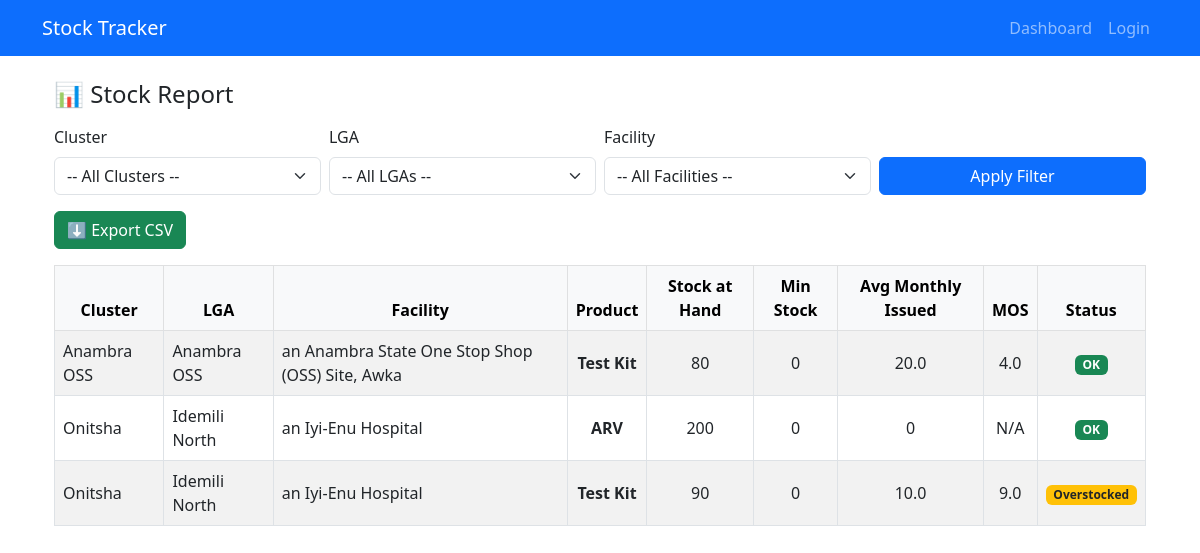
Screenshot of /report with the database file from the repository.
### models.py (models this page shows, shortened)
class Product(db.Model):
    id = db.Column(db.Integer, primary_key=True)
    name = db.Column(db.String(120), nullable=False)
    unit = db.Column(db.String(30))
    facility_products = db.relationship('FacilityProduct', backref='product', lazy=True)
    transactions = db.relationship('StockTransaction', backref='product', lazy=True)

class Facility(db.Model):
    id = db.Column(db.Integer, primary_key=True)
    name = db.Column(db.String(150), nullable=False)
    lga_id = db.Column(db.Integer, db.ForeignKey('lga.id'), nullable=False)
    facility_products = db.relationship('FacilityProduct', backref='facility', lazy=True)
    transactions = db.relationship('StockTransaction', backref='facility', lazy=True)

### app.py (the view)
@app.route('/report')
def report():
    cluster_id = request.args.get("cluster_id", type=int)
    lga_id = request.args.get("lga_id", type=int)
    facility_id = request.args.get("facility_id", type=int)
    clusters = Cluster.query.order_by(Cluster.name).all()
    lgas = LGA.query.filter_by(cluster_id=cluster_id).order_by(LGA.name).all() if cluster_id else []
    facilities = Facility.query.filter_by(lga_id=lga_id).order_by(Facility.name).all() if lga_id else []
    filters = []
    if cluster_id:
        filters.append(f"c.id = {cluster_id}")
    if lga_id:
        filters.append(f"l.id = {lga_id}")
    if facility_id:
        filters.append(f"f.id = {facility_id}")
    where_clause = "WHERE " + " AND ".join(filters) if filters else ""
    sql_avg = text(f"""
        SELECT monthly.fid AS facility_id, monthly.pid AS product_id, AVG(monthly_issued) AS avg_monthly_issued
        FROM (
            SELECT f.id AS fid, p.id AS pid, STRFTIME('%Y-%m', st.date) AS month_key,
                SUM(CASE WHEN st.transaction_type='Issued' THEN st.quantity ELSE 0 END) AS monthly_issued
            FROM stock_transaction st
            JOIN product p ON p.id = st.product_id
            JOIN facility f ON f.id = st.facility_id
            JOIN lga l ON l.id = f.lga_id
            JOIN cluster c ON c.id = l.cluster_id
            GROUP BY f.id, p.id, month_key
        ) AS monthly
        GROUP BY monthly.fid, monthly.pid
    """)
    avg_rows = db.session.execute(sql_avg).mappings().all()
    avg_map = {(r['facility_id'], r['product_id']): r['avg_monthly_issued'] or 0 for r in avg_rows}
    sql_stock = text(f"""
        SELECT c.name AS cluster_name, l.name AS lga_name, f.name AS facility_name,
               p.id AS product_id, p.name AS product_name,
               COALESCE(SUM(CASE WHEN st.transaction_type IN ('Received','Opening') THEN st.quantity ELSE 0 END),0) -
               COALESCE(SUM(CASE WHEN st.transaction_type IN ('Issued','Lost','Damaged','Expired') THEN st.quantity ELSE 0 END),0) +
               COALESCE(SUM(CASE WHEN st.transaction_type='Adjusted' THEN st.quantity ELSE 0 END),0) AS stock_at_hand,
               COALESCE(fp.min_stock,0) AS min_stock,
               f.id AS facility_id
        FROM product p
        JOIN stock_transaction st ON st.product_id = p.id
        JOIN facility f ON f.id = st.facility_id
        JOIN lga l ON l.id = f.lga_id
        JOIN cluster c ON c.id = l.cluster_id
        LEFT JOIN facility_product fp ON fp.product_id = p.id AND fp.facility_id = f.id
        {where_clause}
        GROUP BY c.name, l.name, f.name, p.id
    """)
    stock_rows = db.session.execute(sql_stock).mappings().all()
    report_rows = []
    for r in stock_rows:
        avg = avg_map.get((r['facility_id'], r['product_id']), 0)
        stock = r['stock_at_hand'] or 0
        mos = round(stock / avg, 2) if avg > 0 else None
        if stock < r['min_stock']:
            status = "Below Min"
        elif avg > 0 and mos > 6:
            status = "Overstocked"
        else:
            status = "OK"
        report_rows.append({
            "cluster": r['cluster_name'],
            "lga": r['lga_name'],
            "facility": r['facility_name'],
            "product": r['product_name'],
            "stock_at_hand": stock,
            "min_stock": r['min_stock'],
            "avg_monthly_issued": round(avg, 2) if avg else 0,
            "mos": mos if mos is not None else "N/A",
            "status": status
        })
    return render_template("report.html",
                           clusters=clusters, lgas=lgas, facilities=facilities,
                           cluster_id=cluster_id, lga_id=lga_id, facility_id=facility_id,
                           rows=report_rows)

### templates/report.html (shortened to what this page needs)
{% extends 'base.html' %}
{% block content %}
<div class="container mt-4">
  <h4 class="mb-3">📊 Stock Report</h4>
  <form method="get" action="{{ url_for('report') }}" class="row g-2 mb-3">
    <div class="col-md-3">
      <label class="form-label">Cluster</label>
      <select name="cluster_id" id="cluster" class="form-select">
        <option value="">-- All Clusters --</option>
      </select>
    </div>
    <div class="col-md-3">
      <label class="form-label">LGA</label>
      <select name="lga_id" id="lga" class="form-select">
        <option value="">-- All LGAs --</option>
      </select>
    </div>
    <div class="col-md-3">
      <label class="form-label">Facility</label>
      <select name="facility_id" id="facility" class="form-select">
        <option value="">-- All Facilities --</option>
      </select>
    </div>
    <div class="col-md-3 d-flex align-items-end">
      <button type="submit" class="btn btn-primary w-100">Apply Filter</button>
    </div>
  </form>
  <div class="mb-3">
    <a href="{{ url_for('export_report', cluster_id=cluster_id, lga_id=lga_id, facility_id=facility_id) }}" class="btn btn-success">
      ⬇️ Export CSV
    </a>
  </div>
  <table class="table table-bordered table-striped align-middle text-center">
    <thead class="table-light">
      <tr>
        <th>Cluster</th>
        <th>LGA</th>
        <th>Facility</th>
        <th>Product</th>
        <th>Stock at Hand</th>
        <th>Min Stock</th>
        <th>Avg Monthly Issued</th>
        <th>MOS</th>
        <th>Status</th>
      </tr>
    </thead>
    <tbody>
      {% for row in rows %}
      <tr>
        <td class="text-start">{{ row.cluster }}</td>
        <td class="text-start">{{ row.lga }}</td>
        <td class="text-start">{{ row.facility }}</td>
        <td class="fw-semibold">{{ row.product }}</td>
        <td>{{ row.stock_at_hand }}</td>
        <td>{{ row.min_stock }}</td>
        <td>{{ row.avg_monthly_issued }}</td>
        <td>{{ row.mos }}</td>
        <td>
          {% if row.status == 'Below Min' %}
            <span class="badge bg-danger">Below Min</span>
          {% elif row.status == 'OK' %}
            <span class="badge bg-success">OK</span>
          {% elif row.status == 'Overstocked' %}
            <span class="badge bg-warning text-dark">Overstocked</span>
          {% else %}
            <span class="badge bg-secondary">{{ row.status }}</span>
          {% endif %}
        </td>
      </tr>
      {% endfor %}
    </tbody>
  </table>
</div>
{% endblock %}

### rows the page displays
Product: cluster "Anambra OSS", lga "Anambra OSS", facility "an Anambra State One Stop Shop (OSS) Site, Awka", product "Test Kit", stock_at_hand "80", min_stock "0", avg_monthly_issued "20.0", mos "4.0", shows "OK", cluster "Onitsha", lga "Idemili North", facility "an Iyi-Enu Hospital", stock_at_hand "90", avg_monthly_issued "10.0", mos "9.0"
Product: cluster "Onitsha", lga "Idemili North", facility "an Iyi-Enu Hospital", product "ARV", stock_at_hand "200", min_stock "0", avg_monthly_issued "0", mos "N/A", shows "OK"
